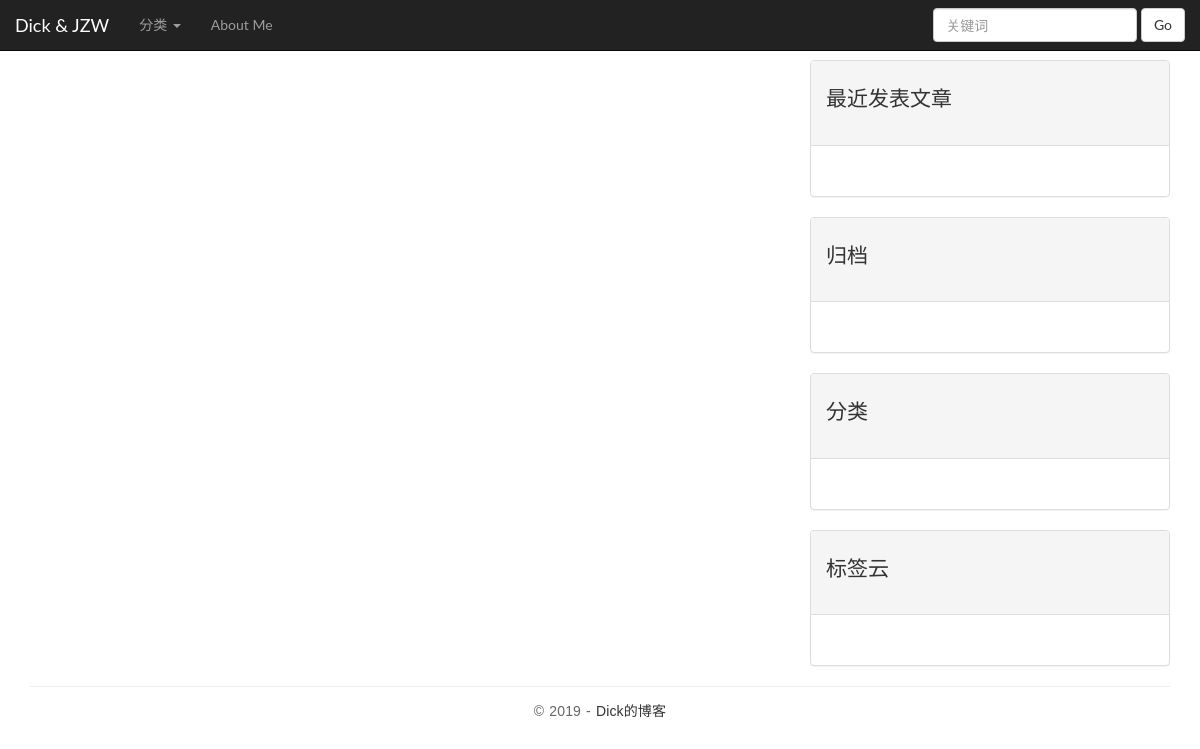
The page /blog/ on the database as committed earlier.
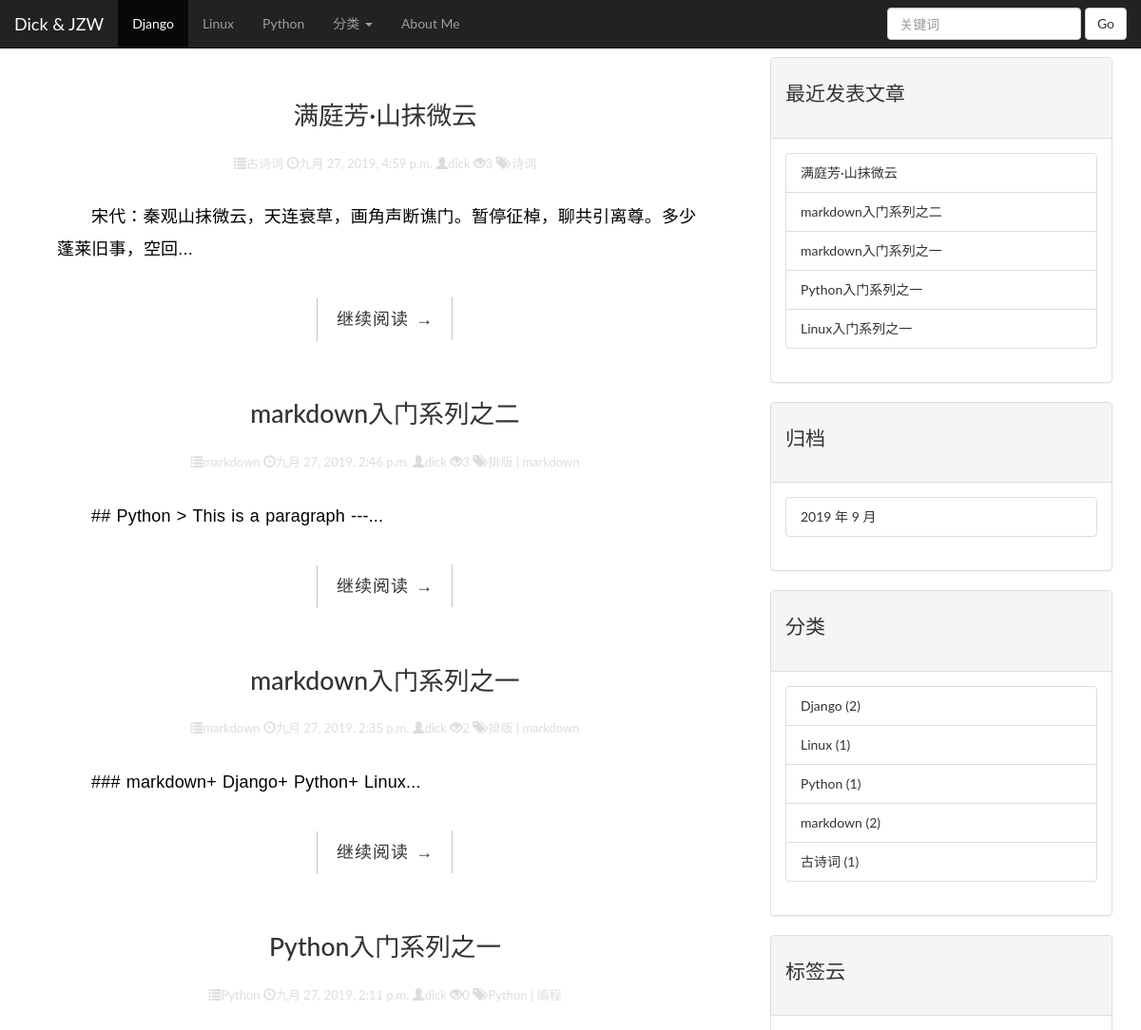
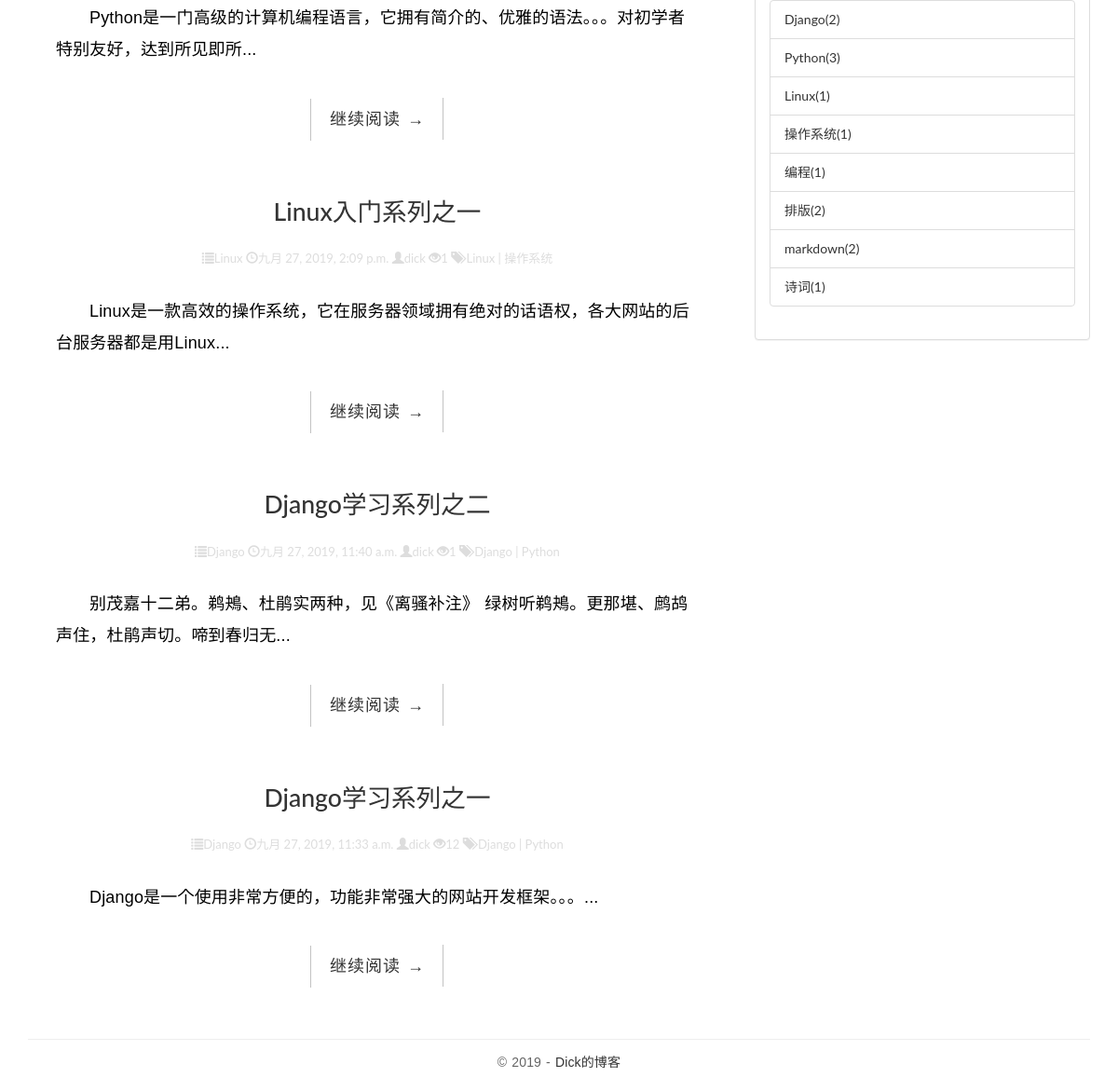
The same page on the database as committed later (2 pictures, top to bottom).
### blog/models.py (models this page shows, shortened)
class Category(models.Model):
    name = models.CharField(max_length= 100)
    def __str__(self):
        return self.name

class Blog(models.Model):
    CHOICES = (
        ('p', 'published'),
        ('d', 'draft'),
    )
    title = models.CharField(max_length= 100)
    body = models.TextField()
    created_time = models.DateTimeField(auto_now_add= True)
    updated_time = models.DateTimeField(auto_now = True)
    category = models.ForeignKey(Category, on_delete= models.CASCADE)
    tags = models.ManyToManyField(Tag)
    excerpt = models.CharField(max_length= 200, blank= True)
    author = models.ForeignKey(User, on_delete= models.CASCADE)
    status = models.CharField(max_length= 1, choices= CHOICES)
    views = models.PositiveIntegerField(default= 0)
    class Meta:
        ordering = ('-created_time',)
    def get_absolute_url(self):
        return reverse('blog:detail', kwargs= {'pk': self.pk})

class Tag(models.Model):
    name = models.CharField(max_length= 100)

### blog/views.py (the view)
# urls.py: path('', views.index, name= 'index'),
def index(request):
    post_list = Blog.objects.filter(status='p')
    return render(request, 'blog/index.html', locals())

### blog/templatetags/blog_tags.py (called while the page is built)
@register.simple_tag
def get_the_most_category():
    return Category.objects.filter(Q(name__icontains= 'Django') | Q(name__icontains= 'Linux') | Q(name__icontains= 'Python'))

@register.simple_tag
def get_categories():
    return Category.objects.all()

@register.simple_tag
def get_recent_posts(num = 5):
    return Blog.objects.all()[:num]

@register.simple_tag
def archives():
    return Blog.objects.dates('created_time', 'month', order= 'DESC')

@register.simple_tag
def get_tags():
    return Tag.objects.all()

### templates/blog/index.html (shortened to what this page needs)
{% extends 'base.html' %}
{% load staticfiles %}
{% block main %}
    {% for post in post_list %}
                    <article class="post post-1">
                        <header class="entry-header">
                            <h1 class="entry-title">
                                <a href="{{ post.get_absolute_url }}">{{ post.title }}</a>
                            </h1>
                            <div class="entry-meta">
                                <span class="glyphicon glyphicon-list"></span>{{ post.category }}
                                <span class="glyphicon glyphicon-time"></span>{{ post.created_time }}
                                <span class="glyphicon glyphicon-user"></span>{{ post.author }}
                                <span class="glyphicon glyphicon-eye-open"></span>{{ post.views }}
                                <span class="glyphicon glyphicon-tags"></span>
                                {% for tag in post.tags.all %}
                                    {{ tag.name }}
                                    {% if not forloop.last %}
                                        |
                                    {% endif %}
                                {% endfor %}
                            </div>
                        </header>
                        <div class="entry-content clearfix">
                            <p class="body">{{ post.excerpt }}...</p>
                            <div class="read-more cl-effect-14">
                                <a href="{{ post.get_absolute_url }}" class="more-link">继续阅读 <span class="meta-nav">→</span></a>
                            </div>
                        </div>
                    </article>
                {% endfor %}
{% endblock %}

### templates/base.html (shortened to what this page needs)
{% load staticfiles %}
{% load blog_tags %}
<!DOCTYPE html>
<html>
<head>
    <link rel="stylesheet" href="{% static 'css/bootstrap.min.css' %}">
    <link rel="stylesheet" href="{% static 'css/pace.css' %}">
    <link rel="stylesheet" href="{% static 'css/custom.css' %}">
    <link rel="stylesheet" href="{% static 'css/highlights/github.css' %}">
    <link rel="stylesheet" href="{% static 'css/blog.css' %}">
</head>
<body>
<div class="container">
    <nav class="navbar navbar-default navbar-fixed-top navbar-inverse">
  <div class="container-fluid">
    <div class="navbar-header">
      <a class="navbar-brand" href="{% url 'blog:index' %}">Dick & JZW</a>
    </div>
    <div class="collapse navbar-collapse" id="bs-example-navbar-collapse-1">
      <ul class="nav navbar-nav">
          {% get_the_most_category as the_most %}
          {% for cate in the_most %}
              {% if forloop.first %}
                <li class="active"><a href="{% url 'blog:category' cate.pk %}">{{ cate.name }} <span class="sr-only">(current)</span></a></li>
                  {% else %}
                  <li><a href="{% url 'blog:category' cate.pk %}">{{ cate.name }}</a></li>
              {% endif %}
          {% endfor %}
        <li class="dropdown">
          <a href="#" class="dropdown-toggle" data-toggle="dropdown" role="button" aria-haspopup="true" aria-expanded="false">分类 <span class="caret"></span></a>
            {% get_categories as cate %}
        </li>
        <li><a href="#">About Me</a></li>
      </ul>
      <form class="navbar-form navbar-right" method="get" action="{% url 'blog:search' %}">
        <div class="form-group">
          <input type="text" class="form-control" placeholder="关键词" name="q">
        </div>
        <button type="submit" class="btn btn-default">Go</button>
      </form>
    </div>
  </div>
</nav>
</div>
<div class="container" style="margin-top: 60px;">
        <div class="row">
            <main class="col-md-8">
                {% block main %}
                {% endblock %}
            </main>
            <aside class="col-md-4">
                <div class="panel panel-default">
                    <div class="panel-heading">
                        <h3 class="widget-title">最近发表文章</h3>
                    </div>
                    <div class="panel-body">
                        {% get_recent_posts as recent_post_list %}
                    <ul class="list-group">
                        {% for post in recent_post_list %}
                            <li class="list-group-item">
                                <a href="{{ post.get_absolute_url }}">{{ post.title }}</a>
                            </li>
                        {% endfor %}
                    </ul>
                    </div>
                </div>
                <div class="panel panel-default">
                    <div class="panel-heading">
                        <h3 class="widget-title">归档</h3>
                    </div>
                    <div class="panel-body">
                        {% archives as date_list %}
                            <ul class="list-group">
                                {% for date in date_list %}
                                    <li class="list-group-item">
                                        <a href="{% url 'blog:archives' date.year date.month %}">{{ date.year }} 年 {{ date.month }} 月</a>
                                    </li>
                                {% endfor %}
                            </ul>
                    </div>
                </div>
                <div class="panel panel-default">
                    <div class="panel-heading">
                        <h3 class="widget-title">分类</h3>
                    </div>
                    <div class="panel-body">
                        {% get_categories as category_list %}
                        <ul class="list-group">
                            {% for category in category_list %}
                                <li class="list-group-item">
                                    <a href="{% url 'blog:category' category.pk %}">{{ category.name }} <span class="post-count">({{ category.blog_set.count }})</span></a>
                                </li>
                            {% endfor %}
                        </ul>
                    </div>
                </div>
                <div class="panel panel-default">
                    <div class="panel-heading">
                        <h3 class="widget-title">标签云</h3>
                    </div>
                    <div class="panel-body">
                        {% get_tags as tags %}
                        <ul class="list-group">
                            {% for tag in tags %}
                                <li class="list-group-item">
                                    <a href="{% url 'blog:tag' tag.pk %}">{{ tag.name }}({{ tag.blog_set.count }})</a>
                                </li>
                            {% endfor %}
                        </ul>
                    </div>
                </div>
            </aside>
        </div>
    </div>
<footer id="site-footer">
    <div class="container">
        <div class="row">
            <div class="col-md-12">
                <p class="copyright">&copy 2019
                    - <a href="http://www.jizhongwei.com/" title="网页模板" target="_blank">Dick的博客</a>
                </p>
            </div>
        </div>
    </div>
</footer>
</body>
</html>

### blog/static/css/custom.css (style rules this page uses)
* { outline: none; }
h1, h2, h3, h4, h5, h6 { margin-top: 0; }
a { color: #333; }
body { color: #444; font-family: 'Lato', sans-serif; }
p { font-family: 'Ubuntu', sans-serif; font-weight: 400; word-spacing: 1px; letter-spacing: 0.01em; }
.post { background: #fff; padding: 30px 30px 0; }
.entry-title { text-align: center; font-size: 1.9em; margin-bottom: 20px; line-height: 1.6; padding: 10px 20px 0; }
.entry-meta { text-align: center; color: #DDDDDD; font-size: 13px; margin-bottom: 30px; }
.entry-content { font-size: 18px; line-height: 1.9; font-weight: 300; color: #000; }
.read-more { font-family: 'Ubuntu', sans-serif; font-weight: 400; word-spacing: 1px; letter-spacing: 0.01em; text-align: center; margin-top: 20px; }
.cl-effect-14 a { padding: 0 20px; height: 45px; line-height: 45px; position: relative; display: inline-block; margin: 15px 25px; letter-spacing: 1px; font-weight: 400; text-shadow: 0 0 1px rgba(255, 255, 255, 0.3); }
.cl-effect-14 a::before, .cl-effect-14 a::after { position: absolute; width: 45px; height: 1px; background: #C3C3C3; content: ''; -webkit-transition: all 0.3s; -moz-transition: all 0.3s; transition: all 0.3s; pointer-events: none; }
.cl-effect-14 a::before { top: 0; left: 0; -webkit-transform: rotate(90deg); -moz-transform: rotate(90deg); transform: rotate(90deg); -webkit-transform-origin: 0 0; -moz-transform-origin: 0 0; transform-origin: 0 0; }
.cl-effect-14 a::after { right: 0; bottom: 0; -webkit-transform: rotate(90deg); -moz-transform: rotate(90deg); transform: rotate(90deg); -webkit-transform-origin: 100% 0; -moz-transform-origin: 100% 0; transform-origin: 100% 0; }
.widget-title { font-size: 1.5em; margin-bottom: 20px; line-height: 1.6; padding: 10px 0 0; font-weight: 400; }
#site-footer { padding-top: 10px; padding: 0 0 1.5em 0; }
.copyright { text-align: center; padding-top: 1em; margin: 0; border-top: 1px solid #eee; color: #666; }

### blog/static/css/blog.css (style rules this page uses)
p.body { text-indent: 2em; }

Rows that differ between the two databases and show on the page:
added Category: name "Django", blog_set.count "2"
added Category: name "Linux", blog_set.count "1"
added Category: name "Python", blog_set.count "1"
added Blog: title "满庭芳·山抹微云", category "古诗词", created_time "九月 27, 2019, 4:59 p.m.", author "dick", views "3", excerpt "宋代：秦观山抹微云，天连衰草，画角声断谯门。暂停征棹，聊共引离尊。多少蓬莱旧事，空回"
added Tag: name "诗词", blog_set.count "1"
added Blog: title "markdown入门系列之二", category "markdown", created_time "九月 27, 2019, 2:46 p.m.", author "dick", views "3", excerpt "## Python > This is a paragraph ---"
added Tag: name "排版", blog_set.count "2"
added Tag: name "markdown", blog_set.count "2"
added Blog: title "markdown入门系列之一", category "markdown", created_time "九月 27, 2019, 2:35 p.m.", author "dick", views "2", excerpt "### markdown+ Django+ Python+ Linux"
added Blog: title "Python入门系列之一", category "Python", created_time "九月 27, 2019, 2:11 p.m.", author "dick", views "0", excerpt "Python是一门高级的计算机编程语言，它拥有简介的、优雅的语法。。。对初学者特别友好，达到所见即所"
added Tag: name "Python", blog_set.count "3"
added Tag: name "编程", blog_set.count "1"
added Blog: title "Linux入门系列之一", category "Linux", created_time "九月 27, 2019, 2:09 p.m.", author "dick", views "1", excerpt "Linux是一款高效的操作系统，它在服务器领域拥有绝对的话语权，各大网站的后台服务器都是用Linux"
added Tag: name "Linux", blog_set.count "1"
added Tag: name "操作系统", blog_set.count "1"
added Blog: title "Django学习系列之二", category "Django", created_time "九月 27, 2019, 11:40 a.m.", author "dick", views "1", excerpt "别茂嘉十二弟。鹈鴂、杜鹃实两种，见《离骚补注》 绿树听鹈鴂。更那堪、鹧鸪声住，杜鹃声切。啼到春归无"
added Tag: name "Django", blog_set.count "2"
added Blog: title "Django学习系列之一", category "Django", created_time "九月 27, 2019, 11:33 a.m.", author "dick", views "12", excerpt "Django是一个使用非常方便的，功能非常强大的网站开发框架。。。"
added Category: name "markdown", blog_set.count "2", shown under "分类"
added Category: name "古诗词", blog_set.count "1", shown under "分类"
Other text that changed with them:
new list line: "2019 年 9 月"
